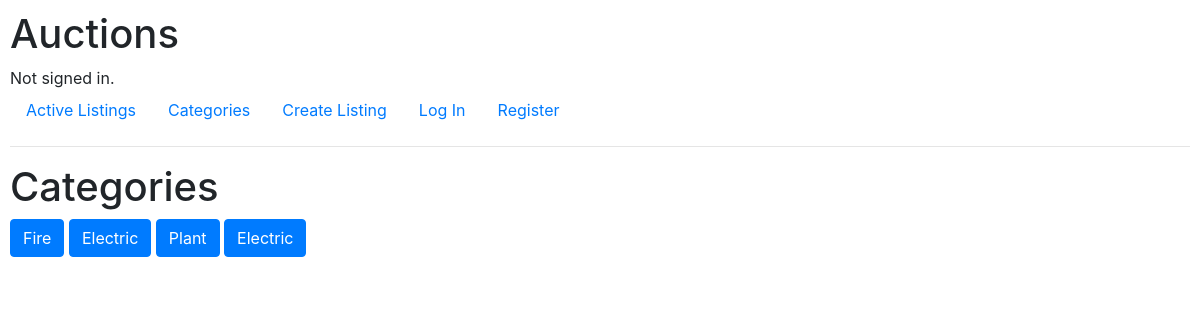
/categories, run on an earlier commit of the app's database.
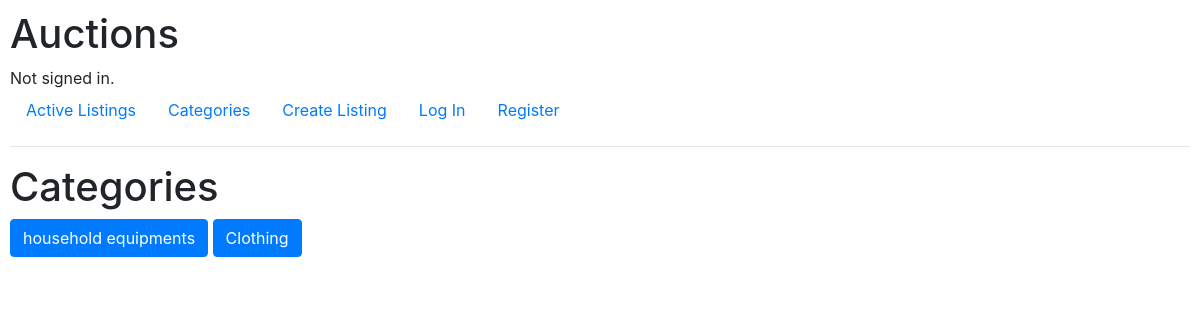
And on a later commit of the database.
### auctions/models.py (models this page shows)
class Category(models.Model):
    catName = models.CharField(max_length=20)
    def __str__(self) -> str:
        return f"{self.catName}"

### auctions/views.py (the view)
# urls.py: path("categories",views.categories, name="categories"),
def categories(request):
    return render(
        request, "auctions/categories.html", {"categories": Category.objects.all()}
    )

### auctions/templates/auctions/categories.html
{% extends "auctions/layout.html" %}
{% block body %}
    <h1>Categories</h1>
    {% for category in categories %}
        <a href="/categoryListings/{{category}}" class="btn btn-primary">{{category}}</a>
    {% endfor %}
{% endblock  %}

### auctions/templates/auctions/layout.html (shortened to what this page needs)
{% load static %}
<!DOCTYPE html>
<html lang="en">
    <head>
        <link rel="stylesheet" href="https://stackpath.bootstrapcdn.com/bootstrap/4.4.1/css/bootstrap.min.css">
        <link href="{% static 'auctions/styles.css' %}" rel="stylesheet">
    </head>
    <body>
        <h1>Auctions</h1>
        <div>
            {% if user.is_authenticated %}
                Signed in as <strong>{{ user.username }}</strong>.
            {% else %}
                Not signed in.
            {% endif %}
        </div>
        <ul class="nav">
            <li class="nav-item">
                <a class="nav-link" href="{% url 'index' %}">Active Listings</a>
            </li>
            <li class="nav-item">
                <a class="nav-link" href="{% url 'categories' %}">Categories</a>
            </li>
            <li>
                <a class="nav-link" href="{% url 'createListing' %}">Create Listing</a>
            </li>
            {% if user.is_authenticated %}
                <li class="nav-item">
                    <a class="nav-link" href="{% url 'watchlist' %}">Watchlist</a>
                </li>
                <li class="nav-item">
                    <a class="nav-link" href="{% url 'logout' %}">Log Out</a>
                </li>
            {% else %}
                <li class="nav-item">
                    <a class="nav-link" href="{% url 'login' %}">Log In</a>
                </li>
                <li class="nav-item">
                    <a class="nav-link" href="{% url 'register' %}">Register</a>
                </li>
            {% endif %}
        </ul>
        <hr>
        <div >
            {% block body %}{% endblock %}
        </div>
    </body>
</html>

### auctions/static/auctions/styles.css (style rules this page uses)
body { padding: 10px; }

What changed in the data, as far as the page shows it:
removed Category: catName "Fire"
removed Category: catName "Electric"
removed Category: catName "Plant"
removed Category: catName "Electric"
added Category: catName "household equipments"
added Category: catName "Clothing"
